Frame 1 (no input): blank canvas, image omitted
Frame 60 (no input): blank canvas, image omitted
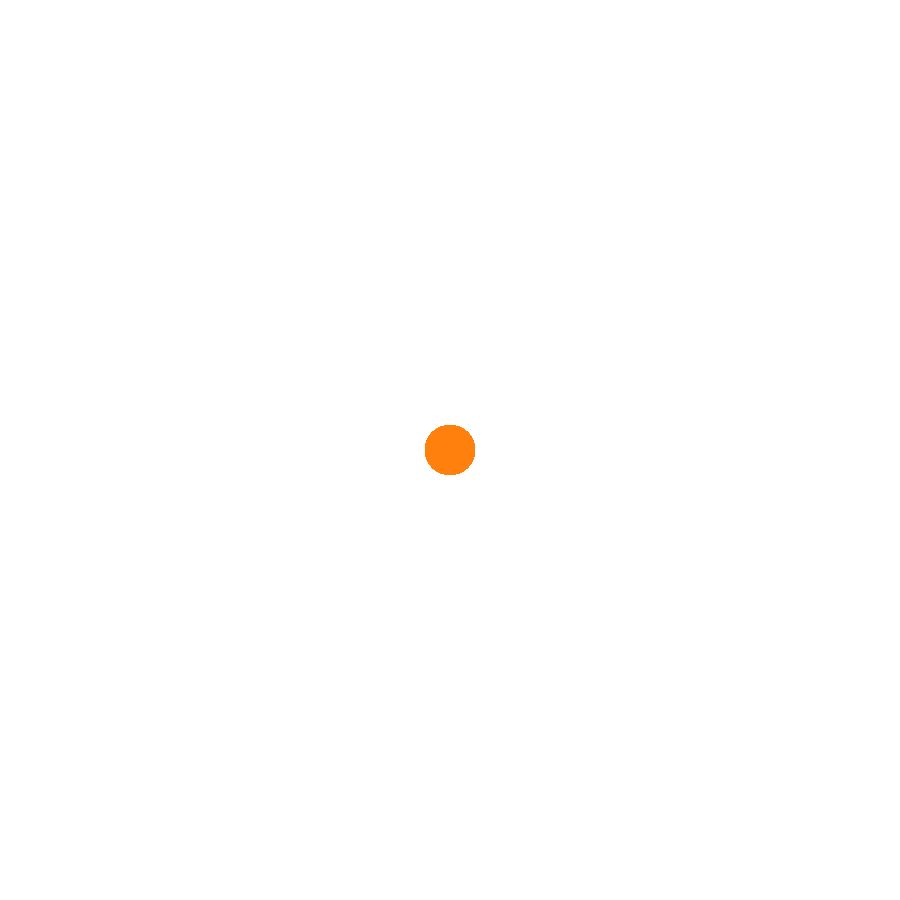
Frame 120 (the mouse pressed at the canvas centre since frame 60)

The p5.js sketch whose frames 1 and 60 were blank and that drew this single picture after the mouse press (run headless with seeded random() and noise() and a simulated clock; from frame 60 on, the mouse is pressed at the canvas centre):

// p5.js sketch
// ── sketch.js
var colors_1, colors2, colors3, size;

function setup() {
  createCanvas(900, 900);
  background(255, 255, 255);
  
  colors_1 = createSlider(0, 255, 255 ); colors_2 = createSlider(0, 255, 255 / 2); colors_3 = createSlider(0, 255, 25 / 2);
  size = createSlider(0, 100, 100 / 2);
 
}

function draw() {
 if(mouseIsPressed === true) {
  noStroke();
  fill(colors_1.value(), colors_2.value(), colors_3.value())
  ellipse(mouseX, mouseY, size.value(), size.value());
 }
 if(keyIsPressed === true) {
  background(255, 255, 255)
 }
}
